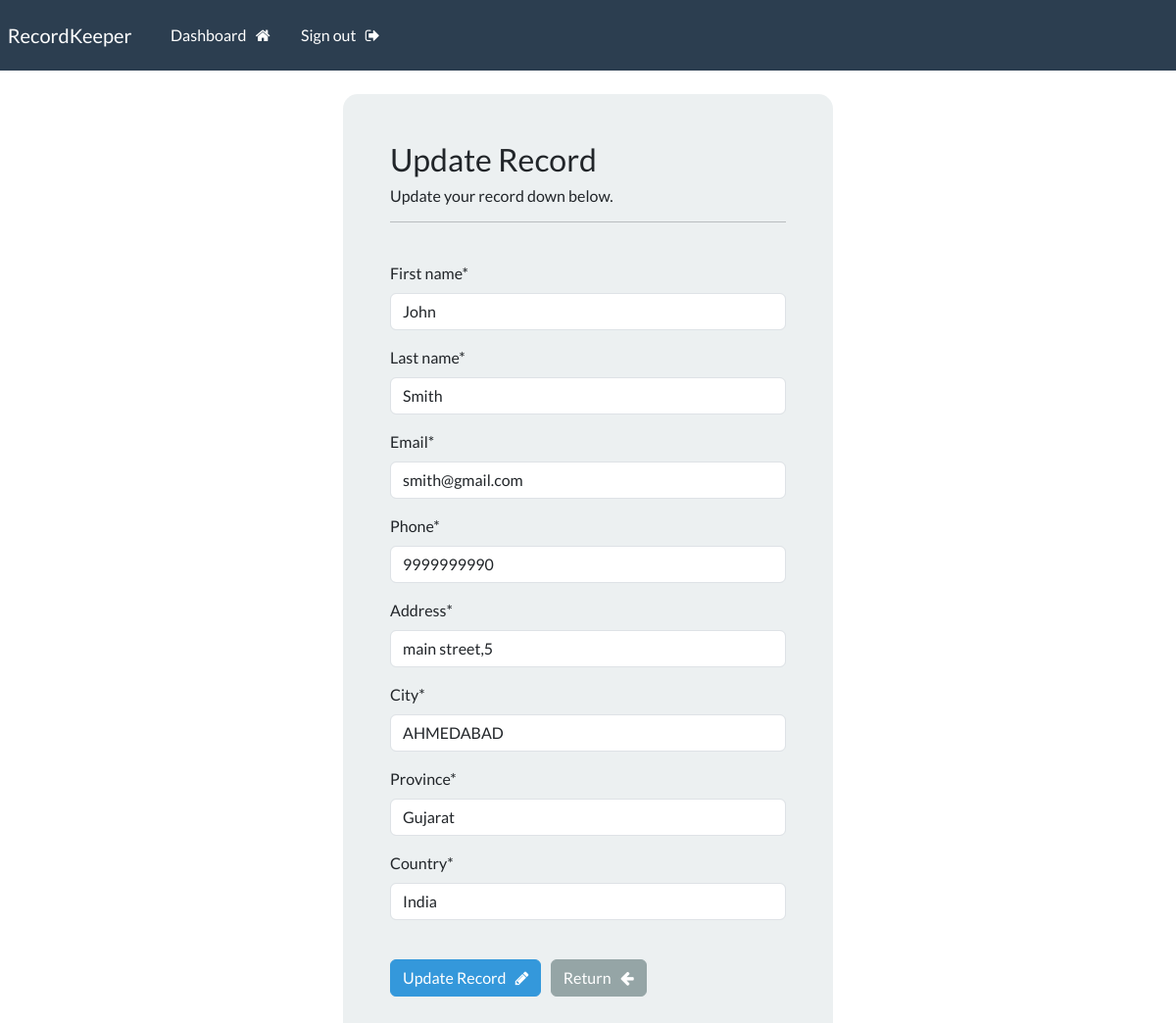
The app's page /update-record/1 (signed in) with its own data.
### webapp/models.py (models this page shows, shortened)
class Record(models.Model):
    creation_date=models.DateTimeField(auto_now_add=True)
    first_name=models.CharField(max_length=100)
    last_name=models.CharField(max_length=100)
    email=models.CharField(max_length=255)
    phone=models.CharField(max_length=20)
    address=models.CharField(max_length=300)
    city=models.CharField(max_length=100)
    province=models.CharField(max_length=180)
    country=models.CharField(max_length=200)

### webapp/views.py (the view)
# urls.py: path('update-record/<int:pk>',views.update_record, name="update-record"),
@login_required(login_url='my-login')
def update_record(request , pk):
    record= Record.objects.get(id=pk)
    form=UpdateRecordForm(instance=record)
    if request.method == "POST":
        form=UpdateRecordForm(request.POST, instance=record)
        if form.is_valid():
            form.save()
            messages.success(request,"Record updated successfully!")
            return redirect("dashboard")
    context={'form':form}
    return render(request, 'webapp/update-record.html',context=context)

### webapp/forms.py
class UpdateRecordForm(forms.ModelForm):
    class Meta:
        model=Record
        fields=['first_name','last_name','email','phone','address','city','province','country']

### webapp/templates/webapp/update-record.html (shortened to what this page needs)
{% extends 'webapp/base.html' %}
{% load crispy_forms_tags %}
{% block content %}
<body>
    <div class="container bg-light shadow-md p-5 form-layout">
        <h3>Update Record</h3>
        <h6>Update your record down below.</h6>
        <hr>
        <br>
        <form method="POST" autocomplete="off">
            {{form|crispy}}
            <br>
            <button type="submit" class="btn btn-info">
                Update Record &nbsp; <i class="fa fa-pencil" aria-hidden="true"></i>
            </button>
            <a href="{% url 'dashboard' %}" class="btn btn-secondary">
                Return &nbsp; <i class="fa fa-arrow-left" aria-hidden="true"></i>
            </a>
            <br>
        </form>
        <br>
    </div>
</body>
{% endblock %}

### static/css/styles.css (style rules this page uses)
.form-layout { border-radius: 15px; width: 500px; }

### records on screen
Record: first_name "John", last_name "Smith", email "smith@gmail.com", phone "9999999990", address "main street,5", city "AHMEDABAD", province "Gujarat", country "India"
